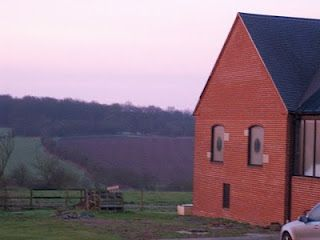
#> input picture final_dataset/PinDown__faces-of-everyday-objects/1up.com Faces-in-places-bloga2266e4986a70134c8cf27ef3b03ee2d.jpg, 320 x 240 px; its folder holds only this picture in this run
$ jupyter execute --allow-errors Comparison.ipynb
#> lines starting #> are read from the running program, lines starting #| are printed output that depends on the picture
[cell 1]
import os
import numpy as np
import matplotlib.pyplot as plt
import math
import glob
import cv2

[cell 2]
X = np.zeros((2415 - 38, 32256))
Y = np.zeros(2415 - 38)
Xtest = np.zeros((38, 32256))
Ytest = np.zeros(38)

j = 0
i = 0
#> (the rest of this cell did not finish here and is left out)

[cell 3]
indices = np.argsort(Y)
Ytrain = Y[indices]
Xtrain = X[indices, :]

A = Xtrain.T
mean_imgs = np.reshape(A.mean(axis=1), (32256, 1))
A = A - mean_imgs


def calculating_eigen_vectors(A):
    U, D, Vt = np.linalg.svd(A.T @ A)
    evects = A @ Vt.T
    norm = np.linalg.norm(evects, axis=0)
    return evects / norm

#> (the rest of this cell did not finish here and is left out)

[cell 4]
def reducedA(k, eV, A):
    Areduced = eV[:, :k].T @ A
    Arecovered = eV[:, :k] @ Areduced
    return Arecovered

[cell 5]
print("Examples of reconstruction using different number of eigenfaces taken")
fig = plt.figure(figsize=(20, 10))
eigenfaces_no = [5, 10, 100, 1000]
face_id = [20, 90, 540]
#> (the rest of this cell did not finish here and is left out)

[cell 6]
def which_trained_face(test_img, espace, mean_face, X_train, Y_train, actual=None):
    smallest_norm = 0x3F3F3F3F
    test_img = np.reshape(test_img, (32256, 1)) - mean_face

    for i in range(X_train.shape[0]):
        if i != actual or i is None:
            cur_img = np.reshape(X_train[i], (32256, 1)) - mean_face

            reduced_img = espace.T @ cur_img
            test_img_espace = espace.T @ test_img

            norm = np.linalg.norm(reduced_img - test_img_espace)

            if smallest_norm > norm:
                smallest_norm = norm
                person = Y_train[i]
                out = cur_img
    return smallest_norm, person, out

## Test for non-faces

[cell 7]
link = []
link = glob.glob("final_dataset/PinDown__faces-of-everyday-objects/*.jpg")
len(link)

[cell 8]
imgTemp = []
for i in range(len(link)):
    img = cv2.imread(link[i], 0)
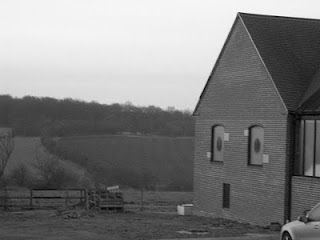
#> img: shape (240, 320); min 0, max 255, mean 124.6
    img = cv2.resize(img, (168, 192), interpolation=cv2.INTER_AREA)
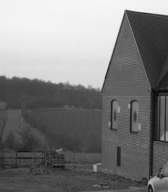
#> img: shape (192, 168); min 5, max 250, mean 124.6
    imgTemp.append(img)
len(imgTemp)
#> Out = 1

[cell 9]
def show(imgs, names, rows, cols):
#> called with rows = 4, cols = 5
    fig = plt.figure(figsize=(15, 15))
    for num in range(len(imgs)):
        i, j = num / cols, num % cols
        i = int(i)
        ax = fig.add_subplot(rows, cols, num + 1)
        ax.imshow(imgs[num], cmap="gray")
        ax.set_title(names[num])
#> this loop made 1 pass
#> (i, j) on pass 1: (0, 0)
    plt.show()

[cell 10]
names = [
    "1",
    "2",
    "3",
    "4",
    "5",
    "6",
    "7",
    "8",
    "9",
    "10",
    "11",
    "12",
    "13",
    "14",
    "15",
    "16",
    "17",
    "18",
    "19",
    "20",
]
show(imgTemp, names, 4, 5)

[cell 11]
sN_noFace = []
per_noFace = []
out_noFace = []
#> (the rest of this cell did not finish here and is left out)

[cell 12]
Y_predFace_noFace = []
for i in range(len(sN_noFace)):
    flag = 0
    if sN_noFace[i] > 3500:
        print(f"The image {i+1} is a non-face with a norm value = {sN_noFace[i]}")
        flag = 0
    else:
        print(f"The image {i+1} is a face with a norm value = {sN_noFace[i]}")
        flag = 1
    Y_predFace_noFace.append(flag)

[cell 13]
names = []
c2 = 0
for i in range(len(sN_noFace)):
    if Y_predFace_noFace[i] == 1:
        c2 += 1
        names.append("Incorrectly found as face")
    else:
        names.append("Correctly found as no-face")

#> (the rest of this cell did not finish here and is left out)

#> the loop in show, `for num in range(len(imgs)):` made 1 pass
print(f"Final accuracy of test images for no-face = {100-(c2/len(sN_noFace)*100)}%")

## Test for faces and non-faces combined

[cell 14]
imgTemp1 = cv2.imread("final_dataset/misc/nonFace.png", 0)
imgTemp2 = cv2.imread("final_dataset/misc/Mona.jpg", 0)
imgTemp3 = cv2.imread("final_dataset/misc/manFace1.jpeg", 0)
imgTemp4 = cv2.imread("final_dataset/misc/nonFace2.jpeg", 0)
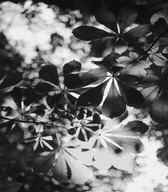
#> input picture final_dataset/misc/nonFace2.jpeg, 168 x 192 px
#> imgTemp4 is the input picture: shape (192, 168); min 0, max 255, mean 105.2
imgTemp5 = cv2.imread("final_dataset/misc/dogFace.jpg", 0)
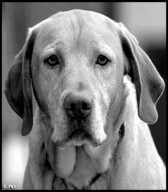
#> input picture final_dataset/misc/dogFace.jpg, 168 x 192 px
#> imgTemp5 is the input picture: shape (192, 168); min 0, max 255, mean 123.9
imgTemp6 = cv2.imread("final_dataset/misc/manFace2.jpeg", 0)
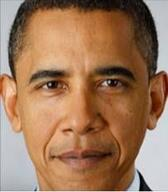
#> input picture final_dataset/misc/manFace2.jpeg, 168 x 192 px
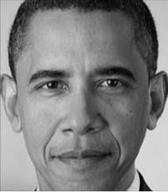
#> imgTemp6: shape (192, 168); min 0, max 242, mean 128.4
imgTemp7 = cv2.resize(
    cv2.imread("final_dataset/at&t/s1/4.pgm", 0),
    (168, 192),
    interpolation=cv2.INTER_AREA,
)
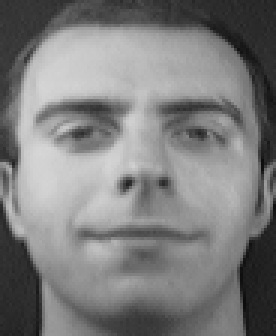
#> input picture final_dataset/at&t/s19/4.pgm, 92 x 112 px, found by its file name (shown 3 times larger)
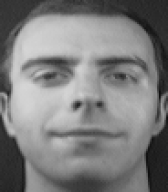
#> imgTemp7: shape (192, 168); min 12, max 214, mean 125.3
#> (the rest of this cell did not finish here and is left out)

[cell 15]
sN = []
#> sN = []
out = []
per = []
#> (the rest of this cell did not finish here and is left out)

[cell 16]
Y_predFace_Face = []
for i in range(len(sN)):
    flag = 0
    if sN[i] > 3500:
        print(f"The image {i+1} is a non-face with a norm value = {sN[i]}")
        flag = 0
    elif sN[i] < 2000:
        print(f"The image {i+1} is a part of training set with a norm value = {sN[i]}")
    else:
        print(f"The image {i+1} is a face with a norm value = {sN[i]}")
        flag = 1
    Y_predFace_Face.append(flag)
#> this loop made 0 passes
#> after the loop, Y_predFace_Face = []

[cell 17]
names = []
c3 = 0
for i in range(len(sN)):
    if Y_predFace_Face[i] != Y_testFace[i]:
        c3 += 1
        names.append("Incorrectly found")
    else:
        names.append("Correctly found")
#> after the loop, c3 = 0; names = []

#> (the rest of this cell did not finish here and is left out)


print(
    f"Final accuracy of test images for no-face and face combined = {100-(c3/len(sN)*100)}%"
)
